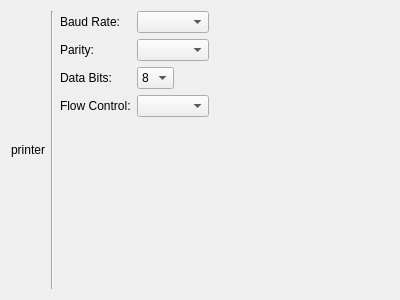
<?xml version="1.0" encoding="UTF-8"?>
<ui version="4.0">
 <class>PageSerial</class>
 <widget class="QWidget" name="PageSerial">
  <property name="geometry">
   <rect>
    <x>0</x>
    <y>0</y>
    <width>400</width>
    <height>300</height>
   </rect>
  </property>
  <property name="sizePolicy">
   <sizepolicy hsizetype="Ignored" vsizetype="Preferred">
    <horstretch>0</horstretch>
    <verstretch>0</verstretch>
   </sizepolicy>
  </property>
  <layout class="QGridLayout" name="gridLayout">
   <item row="0" column="1">
    <layout class="QVBoxLayout" name="verticalLayout">
     <property name="sizeConstraint">
      <enum>QLayout::SetMinimumSize</enum>
     </property>
     <item>
      <spacer name="verticalSpacer_3">
       <property name="orientation">
        <enum>Qt::Vertical</enum>
       </property>
       <property name="sizeHint" stdset="0">
        <size>
         <width>20</width>
         <height>40</height>
        </size>
       </property>
      </spacer>
     </item>
     <item>
      <widget class="QLabel" name="printerL">
       <property name="sizePolicy">
        <sizepolicy hsizetype="Fixed" vsizetype="Preferred">
         <horstretch>0</horstretch>
         <verstretch>0</verstretch>
        </sizepolicy>
       </property>
       <property name="text">
        <string>printer</string>
       </property>
       <property name="alignment">
        <set>Qt::AlignCenter</set>
       </property>
       <property name="margin">
        <number>7</number>
       </property>
      </widget>
     </item>
     <item>
      <spacer name="verticalSpacer_4">
       <property name="orientation">
        <enum>Qt::Vertical</enum>
       </property>
       <property name="sizeHint" stdset="0">
        <size>
         <width>20</width>
         <height>40</height>
        </size>
       </property>
      </spacer>
     </item>
    </layout>
   </item>
   <item row="0" column="2">
    <widget class="Line" name="line">
     <property name="orientation">
      <enum>Qt::Vertical</enum>
     </property>
    </widget>
   </item>
   <item row="0" column="3">
    <layout class="QFormLayout" name="formLayout">
     <property name="fieldGrowthPolicy">
      <enum>QFormLayout::ExpandingFieldsGrow</enum>
     </property>
     <item row="0" column="0">
      <widget class="QLabel" name="label_2">
       <property name="text">
        <string>Baud Rate:</string>
       </property>
       <property name="buddy">
        <cstring>baudRateCB</cstring>
       </property>
      </widget>
     </item>
     <item row="1" column="0">
      <widget class="QLabel" name="label_3">
       <property name="text">
        <string>Parity:</string>
       </property>
       <property name="buddy">
        <cstring>parityCB</cstring>
       </property>
      </widget>
     </item>
     <item row="1" column="1">
      <widget class="KComboBox" name="parityCB"/>
     </item>
     <item row="2" column="0">
      <widget class="QLabel" name="label_4">
       <property name="text">
        <string>Data Bits:</string>
       </property>
       <property name="buddy">
        <cstring>bitsCB</cstring>
       </property>
      </widget>
     </item>
     <item row="2" column="1">
      <widget class="KComboBox" name="bitsCB">
       <item>
        <property name="text">
         <string notr="true">8</string>
        </property>
       </item>
       <item>
        <property name="text">
         <string notr="true">7</string>
        </property>
       </item>
      </widget>
     </item>
     <item row="3" column="0">
      <widget class="QLabel" name="label_5">
       <property name="text">
        <string>Flow Control:</string>
       </property>
       <property name="buddy">
        <cstring>flowCB</cstring>
       </property>
      </widget>
     </item>
     <item row="3" column="1">
      <widget class="KComboBox" name="flowCB"/>
     </item>
     <item row="0" column="1">
      <widget class="KComboBox" name="baudRateCB"/>
     </item>
    </layout>
   </item>
  </layout>
 </widget>
 <customwidgets>
  <customwidget>
   <class>KComboBox</class>
   <extends>QComboBox</extends>
   <header>kcombobox.h</header>
  </customwidget>
 </customwidgets>
 <resources/>
 <connections/>
</ui>
